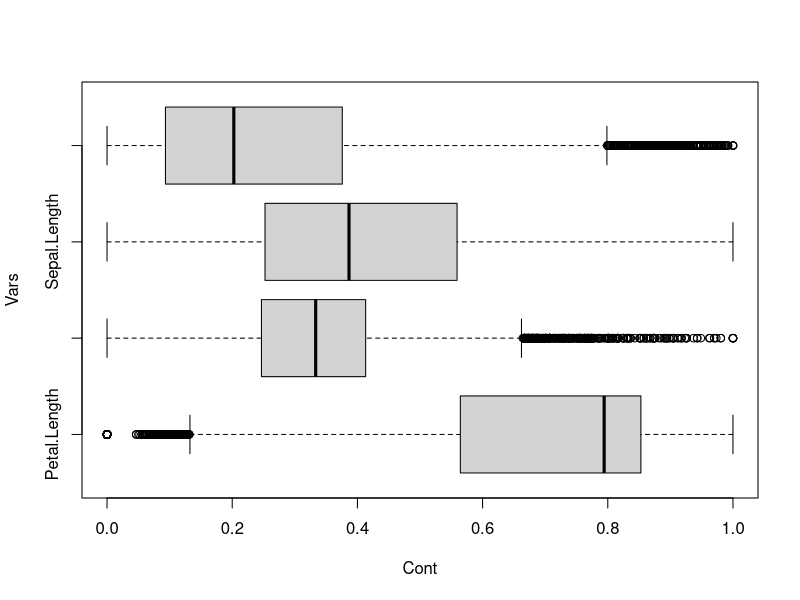
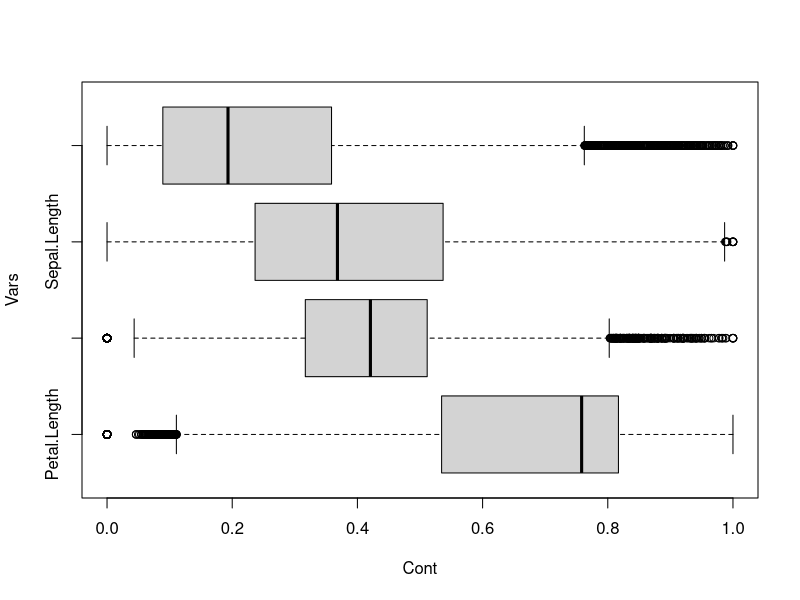
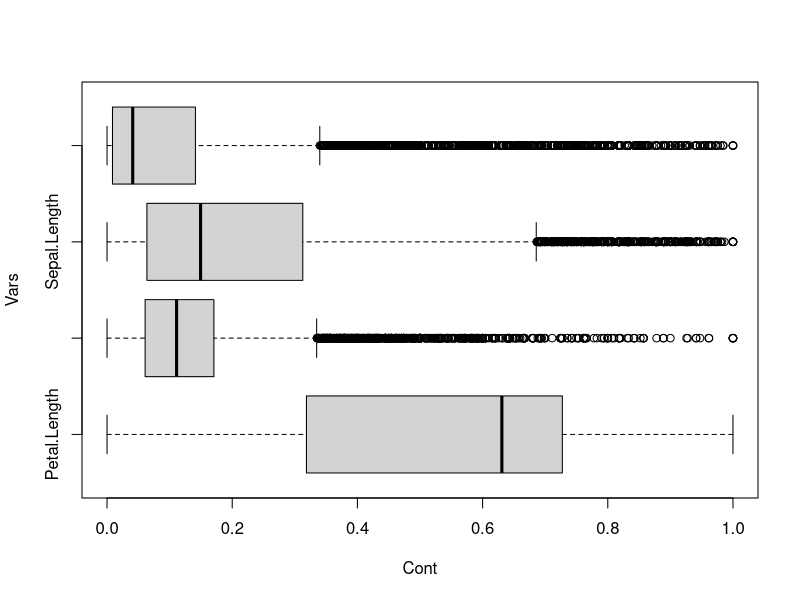
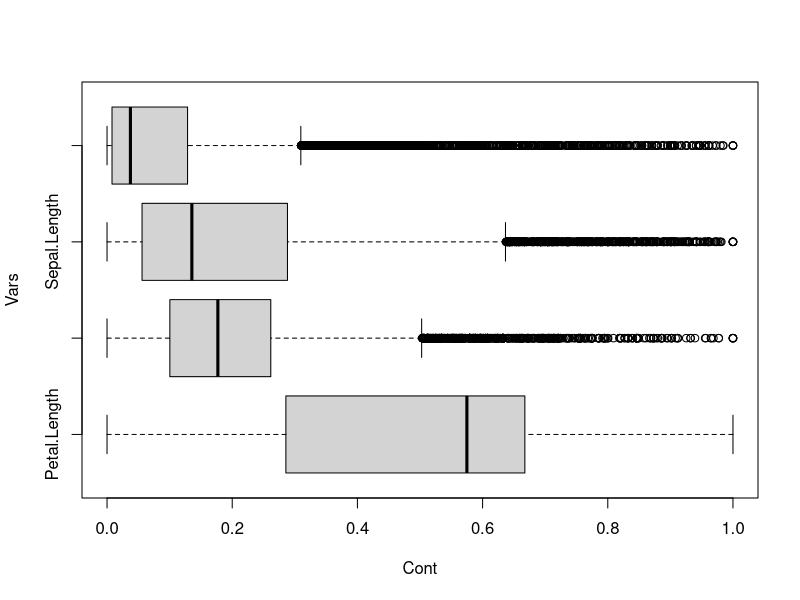
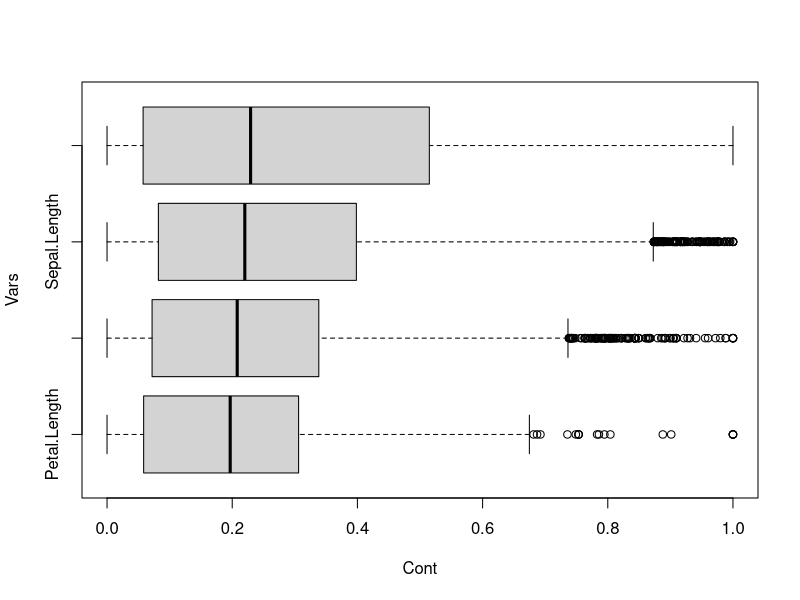

Write the R code that produced these figures, in order.
dim(iris)
iris1=iris[,1:4]
Dists = matrix(dist(iris1),ncol=1)
NVar = ncol(iris1)
Cont=numeric()
for(i in 1:NVar)
   {
   Cont = c(Cont,matrix(dist(iris1[,i]),ncol=1)/Dists)
   }
NVar
length(Cont)
Vars= rep(names(iris1),each=length(Dists))
length(Vars)
Vars=factor(Vars)
ContDF=data.frame(Cont,Vars)
boxplot(Cont~Vars,horizontal=T,data=ContDF)
######################################################
### Scaling on Petal Width
iris2=iris1
iris2$Petal.Width = scale(iris2$Petal.Width)

Dists = matrix(dist(iris2),ncol=1)
NVar = ncol(iris2)
Cont=numeric()
for(i in 1:NVar)
   {
   Cont = c(Cont,matrix(dist(iris2[,i]),ncol=1)/Dists)
   }
NVar
length(Cont)
Vars= rep(names(iris2),each=length(Dists))
length(Vars)
Vars=factor(Vars)
ContDF=data.frame(Cont,Vars)
boxplot(Cont~Vars,horizontal=T,data=ContDF)

####################################################
#Squared Euclidean Distance

Dists = matrix(dist(iris1),ncol=1)^2
NVar = ncol(iris1)
Cont=numeric()
for(i in 1:NVar)
   {
   Cont = c(Cont,matrix(dist(iris1[,i]),ncol=1)^2/Dists)
   }
NVar
length(Cont)
Vars= rep(names(iris1),each=length(Dists))
length(Vars)
Vars=factor(Vars)
ContDF=data.frame(Cont,Vars)
boxplot(Cont~Vars,horizontal=T,data=ContDF)


####################################################
#Squared Euclidean Distance - Wide Format

Dists = matrix(dist(iris1),ncol=1)^2
NVar = ncol(iris1)
Cont=numeric()
for(i in 1:NVar)
   {
   Cont = cbind(Cont,matrix(dist(iris1[,i]),ncol=1)^2/Dists)
   }
NVar
length(Cont)
Vars= rep(names(iris1),each=length(Dists))
length(Vars)
Vars=factor(Vars)
ContDF=data.frame(Cont)




####################################################
#Squared Euclidean Distance - Scaling on Petal Width

iris2=iris1
iris2$Petal.Width = scale(iris2$Petal.Width)

Dists = matrix(dist(iris2)^2,ncol=1)
NVar = ncol(iris2)
Cont=numeric()
for(i in 1:NVar)
   {
   Cont = c(Cont,matrix(dist(iris2[,i])^2,ncol=1)/Dists)
   }
NVar
length(Cont)
Vars= rep(names(iris2),each=length(Dists))
length(Vars)
Vars=factor(Vars)
ContDF=data.frame(Cont,Vars)
boxplot(Cont~Vars,horizontal=T,data=ContDF)

####################################################
#Squared Euclidean Distance - Scaling on All Variables

iris3=scale(iris1)

Dists = matrix(dist(iris3)^2,ncol=1)
NVar = ncol(iris2)
Cont=numeric()
for(i in 1:NVar)
   {
   Cont = c(Cont,matrix(dist(iris3[,i])^2,ncol=1)/Dists)
   }
NVar
length(Cont)
Vars= rep(names(iris1),each=length(Dists))
length(Vars)
Vars=factor(Vars)
ContDF=data.frame(Cont,Vars)
boxplot(Cont~Vars,horizontal=T,data=ContDF)


